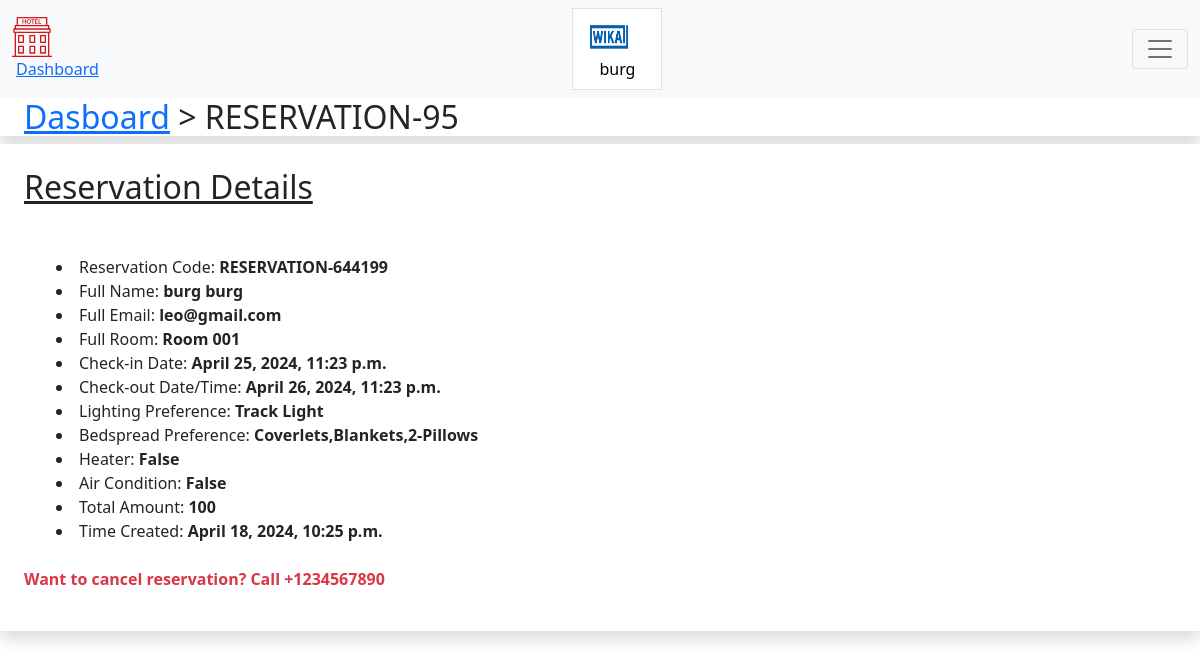
The app's page /reservation/95/ (signed in) with its own data.
### Customeruser/models.py (models this page shows, shortened)
class CustomBaseuser(AbstractBaseUser, PermissionsMixin):
    email = models.EmailField(_('email address'), unique=True)
    firstname = models.CharField(max_length=150, blank=False)
    lastname = models.CharField(max_length=150, blank=False)
    birth_date = models.DateField(blank=False, null=True)
    joined_date = models.DateTimeField(auto_now_add=True, null=True)
    phone_number = models.IntegerField(blank=False, null=True)
    profile_pic = models.ImageField(blank=False, null=True)
    email_verified = models.BooleanField(default=False)
    is_staff = models.BooleanField(default=False)
    is_superuser = models.BooleanField(default=False)
    objects = UserManager()
    USERNAME_FIELD = 'email'
    REQUIRED_FIELDS = ['firstname', 'lastname']

### reservation/models.py (models this page shows, shortened)
class ReservationModel(models.Model):
    user=models.ForeignKey(CustomBaseuser,on_delete=models.CASCADE)
    checkInDateandTime= models.DateTimeField(null=False,blank=False)
    preference=models.ForeignKey(Preferencemodel,on_delete=models.CASCADE,null=True)
    numberofdays = models.CharField(max_length=150, blank=False,null=True)
    payment=models.OneToOneField(PaymentModel,on_delete=models.CASCADE,null=True,blank=True)
    room = models.CharField(max_length=150, blank=False,null=True)
    def checkoutime(self):
        time = self.checkInDateandTime + datetime.timedelta(days=int(self.numberofdays))
        return time

### Payment/models.py (models this page shows, shortened)
class PaymentModel(models.Model):
    user = models.ForeignKey(
        CustomBaseuser, models.CASCADE, null=True, blank=False)
    lastName = models.CharField(max_length=150, blank=False)
    firstName = models.CharField(max_length=150, blank=False)
    reference_id = models.CharField(max_length=150, blank=False)
    amount = models.IntegerField(blank=False)
    description = models.TextField(max_length=150, blank=False)
    paymenttime = models.DateTimeField(auto_now_add=True, null=True)

### guestpreferenceapp/models.py (models this page shows, shortened)
class Preferencemodel(models.Model):
    LIGHT_CHOICE = (('chandelier', 'chandelier'), ('Pendant Light','Pendant Light'),
                    ('Track Light','Track Light'),('Cabinet Light','Cabinet Light'),
                    ('Accent Light','Accent Light'),('Ceiling Light','Ceiling Light'),)
    BEDSPREAD_CHOICE = (('Quilts,Coverlets,Blankets,Throwers,3-Pillows', 'Quilts,Coverlets,Blankets,Throwers,3-Pillows'),
                        ('Coverlets,Blankets,Throwers,3-Pillows','Coverlets,Blankets,Throwers,3-Pillows'),
                        ('Coverlets,Blankets,2-Pillows','Coverlets,Blankets,2-Pillows'),
                        ('Coverlets,Throwers,3-Pillows','Coverlets,Throwers,3-Pillows'),)
    user=models.OneToOneField(CustomBaseuser,on_delete=models.CASCADE)
    lighting=models.CharField(max_length=400, choices=LIGHT_CHOICE, default='LIGHT_CHOICE[0]', blank=False, null=True)
    bedspread = models.CharField(max_length=400, choices=BEDSPREAD_CHOICE, default='BEDSPREAD_CHOICE[0]', blank=False, null=True)
    heater = models.BooleanField(default=True)
    airconditioner = models.BooleanField(default=True)

### reservation/views.py (the view)
# urls.py: path('reservation/<int:id>/', reservation_id, name='reservation_id'),
@login_required(login_url='login')
def reservation_id(request,id):
    basic_user = request.user
    user = CustomBaseuser.objects.get(email=basic_user.email)
    reservation= ReservationModel.objects.get(id=id)
    payment_id = reservation.payment.pk
    payment = PaymentModel.objects.get(id=payment_id)
    preference = Preferencemodel.objects.filter(user=user).last()
    checkout_time = reservation.checkInDateandTime  + datetime.timedelta(days=int(reservation.numberofdays))
    print(preference.bedspread)
    context={'checkout_time':checkout_time,
             'user':user,'reservation':reservation,'payment':payment,
             'preference':preference}
    return render(request, 'reservation_id.html', context)

### templates/reservation_id.html (shortened to what this page needs)
<!DOCTYPE html>
<html lang="en">
<head>
    <link href="https://fonts.bunny.net/css?family=figtree:400,500,600&display=swap" rel="stylesheet" />
    <link href="https://cdn.jsdelivr.net/npm/bootstrap@5.1.3/dist/css/bootstrap.min.css" rel="stylesheet"
>
    <link rel="stylesheet" href="https://hotelmanagement.com.ng/public/build/assets/app-CxbmzRxr.css" />
</head>
<body class="font-sans antialiased">
    <div class="min-h-screen bg-gray-100 dark:bg-gray-900">
        <nav class="navbar  navbar-light bg-light">
            <div class="container-fluid">
                <div class="flex">
                    <div class="shrink-0 flex items-center">
                        <a href="{%url 'home' %}">
                        </a>
                    </div>
                    <div class="hidden space-x-8 sm:-my-px sm:ms-10 sm:flex">
                        <a class="inline-flex items-center px-1 pt-1 border-b-2 border-indigo-400 dark:border-indigo-600 text-sm font-medium leading-5 text-gray-900 dark:text-gray-100 focus:outline-none focus:border-indigo-700 transition duration-150 ease-in-out"
                            href="{% url 'dashboard' %}">
                            Dashboard
                        </a>
                    </div>
                </div>
                <button class="sm:flex sm:items-center sm:ms-6 inline-flex items-center px-3 py-2 border
                    border-transparent text-sm leading-4 font-medium rounded-md text-gray-500 dark:text-gray-400
                    bg-white dark:bg-gray-800 hover:text-gray-700 dark:hover:text-gray-300 focus:outline-none transition
                    ease-in-out duration-150">
                    {% if user.profile_pic %}
                    <img src="{{user.profile_pic.url}}" alt=""
                        style="margin-right:1em; border-radius:10px; width:40px; height:40px;">
                    {%else%}
                    <img src="" alt="" style="margin-right:1em; border-radius:10px; width:40px; height:40px;">
                    {% endif %}
                    <div>
                        {{user.firstname}}
                    </div>
                </button>
                <button class="navbar-toggler" type="button" data-bs-toggle="collapse"
                    data-bs-target="#navbarSupportedContent" aria-controls="navbarSupportedContent"
                    aria-expanded="false" aria-label="Toggle navigation">
                    <span class="navbar-toggler-icon"></span>
                </button>
            </div>
        </nav>
        <header class="bg-white dark:bg-gray-800 shadow">
            <div class="max-w-7xl mx-auto py-6 px-4 sm:px-6 lg:px-8">
                <h2 class="font-semibold text-xl text-gray-800 dark:text-gray-200 leading-tight">
                    <a href="https://hotelmanagement.com.ng/public/dashboard"
                        class="text-gray-500 dark:text-gray-400">Dasboard</a> > RESERVATION-{{reservation.id}}
                </h2>
            </div>
        </header>
        <main>
            <div class="py-12">
                <div class="max-w-7xl mx-auto sm:px-6 lg:px-8 space-y-6">
                    <div class="p-4 sm:p-8 bg-white dark:bg-gray-800 shadow sm:rounded-lg">
                        <div class="max-w-xl">
                            <section>
                                <header>
                                    <h2 class="text-lg font-medium text-gray-900 dark:text-gray-100 mb-5">
                                        <u>Reservation Details</u>
                                    </h2>
                                    <ul class="text-gray-500 dark:text-gray-400"
                                        style="list-style-type:disc;list-style-position:inside;">
                                        <li>Reservation Code: <b>RESERVATION-{{payment.reference_id}}</b></li>
                                        <li>Full Name: <b>{{user.firstname}} {{user.lastname}}</b></li>
                                        <li>Full Email: <b>{{user.email}}</b></li>
                                        <li>Full Room: <b>{{reservation.room}}</b></li>
                                        <li>Check-in Date: <b>{{reservation.checkInDateandTime}}</b></li>
                                        <li>Check-out Date/Time: <b>{{reservation.checkoutime}}</b></li>
                                        <li>Lighting Preference: <b>{{preference.lighting}}</b></li>
                                        <li>Bedspread Preference: <b>{{preference.bedspread}}</b></li>
                                        <li>Heater: <b>{{preference.heater}}</b></li>
                                        <li>Air Condition: <b>{{preference.airconditioner}}</b></li>
                                        <li>Total Amount: <b>{{payment.amount}}</b></li>
                                        <li>Time Created: <b>{{payment.paymenttime}}</b></li>
                                    </ul>
                                    <p class="text-gray-500 dark:text-gray-400 mt-4 text-danger" style="color:red">
                                        <b>Want to cancel reservation? Call +1234567890<b>
                                    </p>
                                </header>
                            </section>
                        </div>
                    </div>
                </div>
            </div>
        </main>
    </div>
</body>
</html>

### records on screen
CustomBaseuser: profile_pic (picture), firstname "burg", lastname "burg", email "leo@gmail.com"
ReservationModel: id "95", room "Room 001", checkInDateandTime "April 25, 2024, 11:23 p.m.", checkoutime "April 26, 2024, 11:23 p.m."
PaymentModel: reference_id "644199", amount "100", paymenttime "April 18, 2024, 10:25 p.m."
Preferencemodel: lighting "Track Light", bedspread "Coverlets,Blankets,2-Pillows", heater "False", airconditioner "False"
